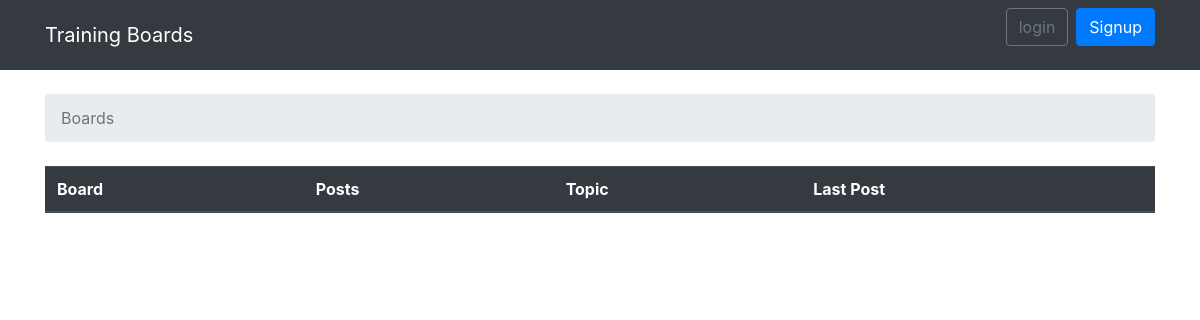
The app's page /, older data.
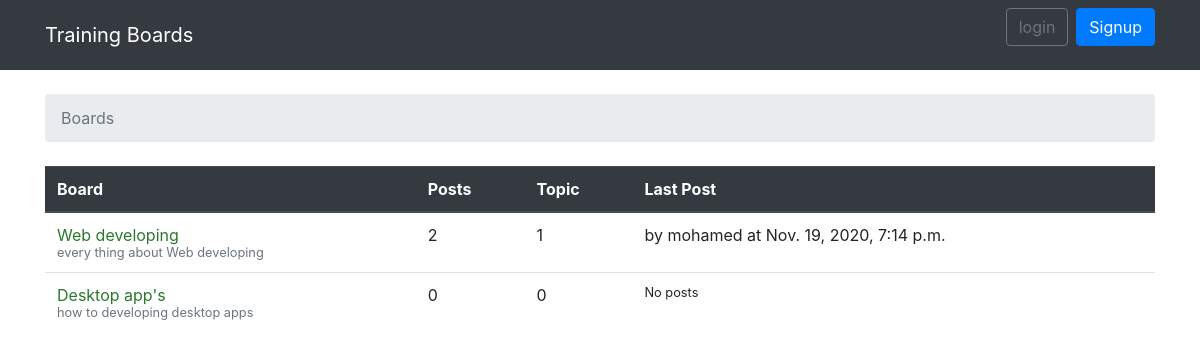
The same page, newer data.
### boards/models.py (models this page shows, shortened)
class Board(models.Model):
    name = models.CharField(unique=True, max_length=50)
    description = models.CharField(max_length=150)
    def get_post_count(self):
        return Post.objects.filter(topic__board=self).count()
    def get_last_post(self):
        return  Post.objects.filter(topic__board=self).order_by('-created_dt').first()

class Post(models.Model):
    message = models.TextField(max_length = 4000)
    topic = models.ForeignKey(Topic, related_name= 'posts', on_delete=models.CASCADE)
    created_by = models.ForeignKey(User, related_name= 'posts', on_delete=models.CASCADE)
    created_dt = models.DateTimeField(auto_now_add=True)
    updated_by = models.ForeignKey(User, null=True, related_name='+', on_delete=models.CASCADE)
    updated_dt = models.DateTimeField(null=True)

### boards/views.py (the view)
# urls.py: path('',views.BoardListView.as_view(),name='home'),
class BoardListView(ListView):
    model = Board
    context_object_name = 'boards'
    template_name = 'home.html'

### templates/home.html (shortened to what this page needs)
{% extends 'base.html' %}
{% block  breadcrumb %}
<li class="breadcrumb-item active"> Boards </li>
{% endblock breadcrumb %}
{% block content %}
            <table class="table">
                   <thead class="thead-dark">
                        <tr>
                           <th>Board</th>
                           <th>Posts</th>
                           <th>Topic</th>
                           <th>Last Post</th>
                        </tr>
                   </thead>
                   <tbody>
                       {% for board in boards%}
                           <tr>
                             <td><a style="color: #29792d;" href="{%url 'board_topics' board.pk %}"> {{board.name}}</a>
                             <small class="text-muted d-block">{{board.description}}</small>
                             </td>
                             <td>{{board.get_post_count}}</td>
                             <td>{{board.topics.count}}</td>
                             <td>
                                {% with post=board.get_last_post%}
                                  {%if post%}
                                   by {{post.created_by.username}} at {{post.created_dt}}
                                  {%else%}
                                     <small> No posts </small>
                                  {%endif%}
                                {%endwith%}
                             </td>
                           </tr>
                        {% endfor %}
                  </tbody>
            </table>
            {% endblock content %}

### templates/base.html (shortened to what this page needs)
{% load static %}
<html lang="en">
       <head>
              <link rel="stylesheet" href="{% static 'css/bootstrap.min.css' %}">
       </head>
       <body>
       {%block body%}
<nav class="navbar navbar-expand-sm navbar-dark bg-dark">
  <div class="container">
    <a class="navbar-brand" href="{% url 'home' %}">Training Boards</a>
    <div class="collapse navbar-collapse" id="mainMenu">
      {%if user.is_authenticated%}
      <ul class="navbar-nav ml-auto">
        <li class="nav-item dropdown">
          <a class="nav-link dropdown-toggle" href="#" id="userMenu" data-toggle="dropdown" aria-haspopup="true" aria-expanded="false">
            Welcome {{ user.username }}
          </a>
          <div class="dropdown-menu dropdown-menu-right" aria-labelledby="userMenu">
            <a class="dropdown-item" href="{%url 'my_account'%}">My account</a>
            <a class="dropdown-item" href="{%url 'password_change'%}">Change password</a>
            <div class="dropdown-divider"></div>
            <a class="dropdown-item" href="{% url 'logout' %}">Log out</a>
          </div>
        </li>
      </ul>
        {%else%}
        <form class="form-inline ml-auto">
        <a href="{%url 'login'%}" class="btn btn-outline-secondary">login</a>
        <a href="{%url 'signup'%}" class="btn btn-primary ml-2">Signup</a>
        </form>
            {%endif%}
    </div>
  </div>
</nav>
         <div class="container">
            <ol class="breadcrumb my-4">
               {% block  breadcrumb %}
               {% endblock breadcrumb %}
            </ol>
            {% block content %}
            {% endblock content %}
         </div>
       {%endblock body%}
       </body>
</html>

Row changes from the older to the newer data that the page shows:
added Board: name "Web developing", description "every thing about Web developing", get_post_count "2", topics.count "1", get_last_post.created_by.username "mohamed", get_last_post.created_dt "Nov. 19, 2020, 7:14 p.m."
added Board: name "Desktop app's", description "how to developing desktop apps", get_post_count "0", topics.count "0", shows "No posts"
